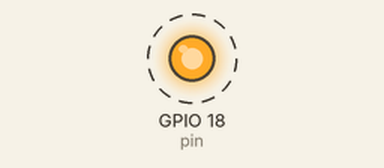
Simulated run of this program. Board: Raspberry Pi (BCM pin numbers). Shown: output pins drawn as LEDs (lit = HIGH). Dashed ring = blinking. What the program prints to the terminal is not drawn.

Above: at 0.5 s.
Timing chart, 0 to 4.6 s (numbered marks = the images above):
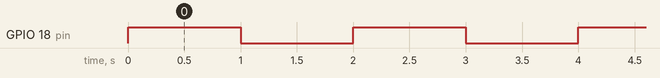

Measured:
- by itself, GPIO 18 (pin): alternates HIGH for 1.0 s and LOW for 1.0 s

The program:

blink.py
```python
#!/usr/local/bin/python

# blink, forever
# rpi.gpio version

# required packages
import RPi.GPIO as GPIO
import time

# set GPIO mode (BCM numbering)
GPIO.setmode(GPIO.BCM)

pin = 18

# set pin as an output
GPIO.setup(pin, GPIO.OUT)

def blink(pin):

	# turn the LED on
	print("ON")
	GPIO.output(pin,True)

	# wait
	time.sleep(1.0)

	# turn the LED off
	print("OFF")
	GPIO.output(pin,False)

	# wait
	time.sleep(1.0)


try:
	while True:		# main loop
		blink(pin)
except KeyboardInterrupt:
	pass			# catch when script is interrupted
finally:
	GPIO.cleanup()	# reset used ports back to input mode
```
